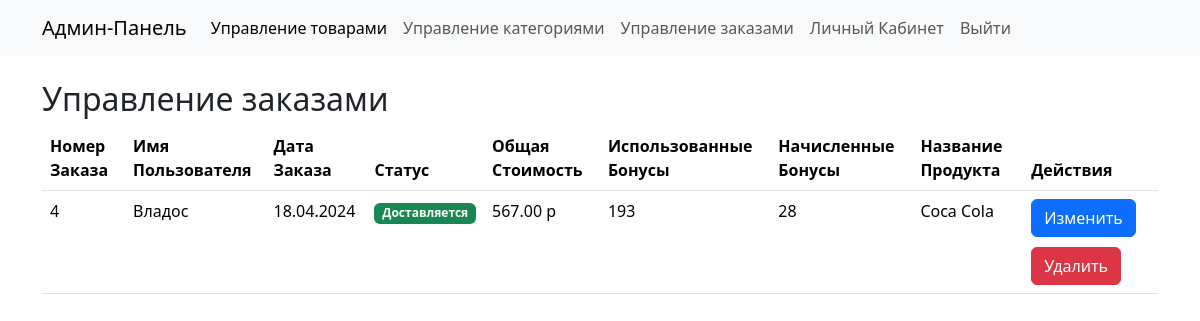
Screenshot of /admin/orders/order_admin.php with the database file from the repository.
### tables this page shows
CREATE TABLE `Orders` (
  `Id_order` int NOT NULL,
  `User_id` int NOT NULL,
  `Date_of_order` datetime NOT NULL,
  `Status` enum('Обработка','Доставляется','Отменен') NOT NULL,
  `Total_price` decimal(25,0) NOT NULL,
  `Used_bonuses` decimal(10,0) DEFAULT NULL,
  `Accrued_bonuses` decimal(10,0) DEFAULT NULL,
  `Delivery_address` varchar(255) DEFAULT NULL,
  `Delivery_method` varchar(50) DEFAULT NULL
);

CREATE TABLE `users` (
  `User_id` int NOT NULL,
  `Email` varchar(50) NOT NULL,
  `Password_hash` varchar(255) NOT NULL,
  `Bonus_points` decimal(10,0) NOT NULL,
  `role` enum('admin','user') NOT NULL DEFAULT 'user',
  `contact_info` varchar(255) NOT NULL DEFAULT 'Данных нет.',
  `name` varchar(33) NOT NULL DEFAULT 'Данных нет.'
);

### admin/orders/order_admin.php (the view, shortened to what this page needs)
<?php
include '../../database/connectdb.php';
$query = "SELECT o.Id_order, o.Date_of_order, o.Status, o.Total_price, o.Used_bonuses, o.Accrued_bonuses, u.name AS UserName, GROUP_CONCAT(p.Name SEPARATOR ', ') AS ProductNames
          FROM Orders o
          JOIN Order_Product op ON o.Id_order = op.Id_order
          JOIN Product p ON op.Id_product = p.Id_product
          JOIN users u ON o.User_id = u.User_id
          GROUP BY o.Id_order
          ORDER BY o.Date_of_order DESC";
$result = $mysqli->query($query);
?>
<!DOCTYPE html>
<html lang="ru">
<head>
    <link href="https://cdn.jsdelivr.net/npm/bootstrap@5.3.2/dist/css/bootstrap.min.css" rel="stylesheet">
</head>
<body>
<?php include '../nav/nav_admin.php'; ?>
    <div class="container mt-4">
        <h2>Управление заказами</h2>
        <table class="table">
            <thead>
                <tr>
                    <th scope="col">Номер Заказа</th>
                    <th scope="col">Имя Пользователя</th>
                    <th scope="col">Дата Заказа</th>
                    <th scope="col">Статус</th>
                    <th scope="col">Общая Стоимость</th>
                    <th scope="col">Использованные Бонусы</th>
                    <th scope="col">Начисленные Бонусы</th>
                    <th scope="col">Название Продукта</th>
                    <th scope="col">Действия</th>
                </tr>
            </thead>
            <tbody>
    <?php while ($row = $result->fetch_assoc()): ?>
        <tr>
            <td><?= htmlspecialchars($row['Id_order']) ?></td>
            <td><?= htmlspecialchars($row['UserName']) ?></td>
            <td><?= htmlspecialchars(date('d.m.Y', strtotime($row['Date_of_order']))) ?></td>
            <td>
                <span class="badge <?= $row['Status'] === 'Отменен' ? 'bg-danger' : 'bg-success' ?>">
                    <?= htmlspecialchars($row['Status']) ?>
                </span>
            </td>
            <td><?= htmlspecialchars(number_format($row['Total_price'], 2, '.', ' ')) ?> р</td>
            <td><?= htmlspecialchars($row['Used_bonuses']) ?></td>
            <td><?= htmlspecialchars($row['Accrued_bonuses']) ?></td>
            <td><?= htmlspecialchars($row['ProductNames']) ?></td>
            <td>
                <button class='btn btn-edit' data-bs-toggle='modal' data-bs-target='#editOrderModal-<?= $row['Id_order'] ?>'>Изменить</button>
                <form method="POST" action="" style="display: inline-block;">
                                <button type="submit" name="delete_order" class="btn btn-delete">Удалить</button>
                </form>
            </td>
        </tr>
    <?php endwhile; ?>
</tbody>
</body>
</html>

### admin/orders/order_admin.php (style rules this page uses)
.btn-edit { color: #fff; background-color: #0d6efd; border-color: #0d6efd; margin-bottom: 10px; }
.btn-delete { color: #fff; background-color: #dc3545; border-color: #dc3545; }

### rows the page displays
orders: Id_order "4", User.name "Владос", Date_of_order "18.04.2024", Status "Доставляется", Total_price "567.00", Used_bonuses "193", Accrued_bonuses "28", ProductNames "Coca Cola"
